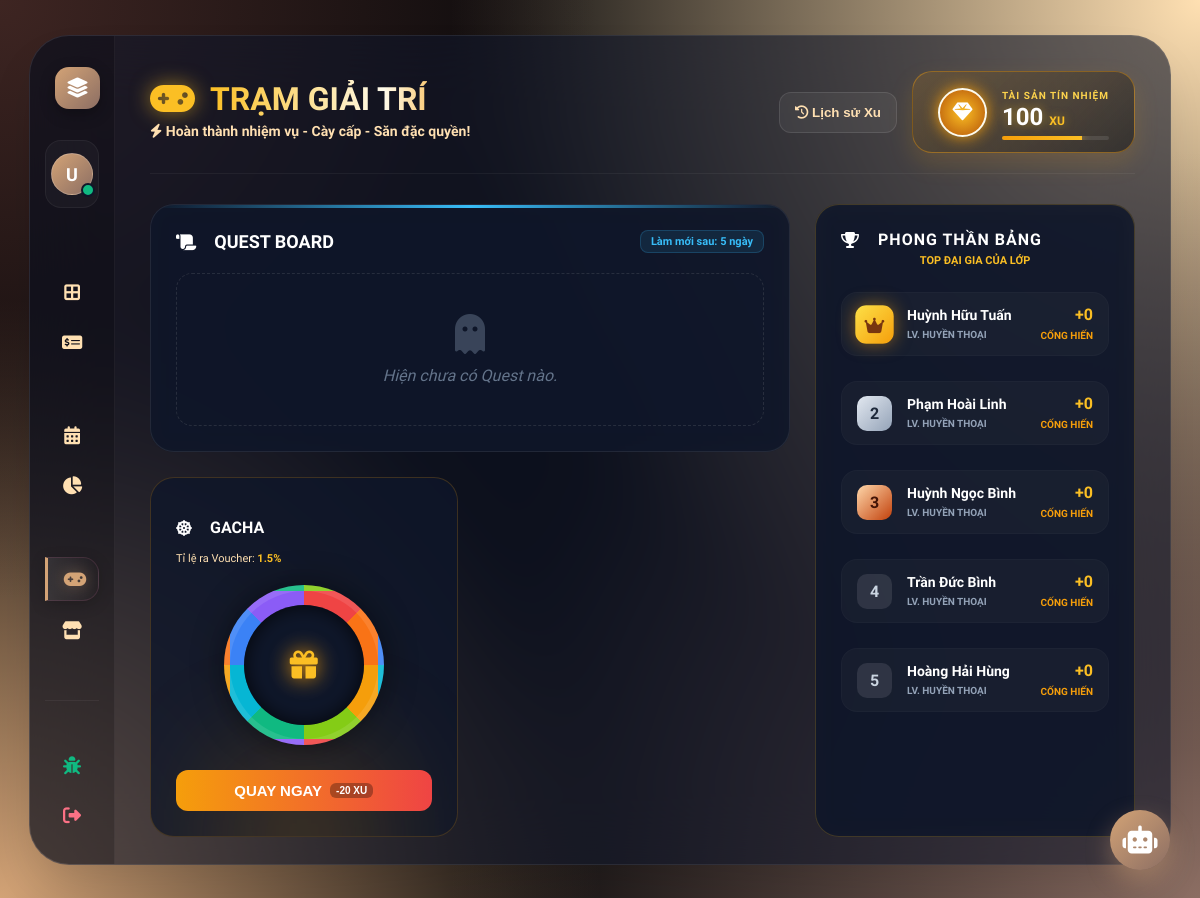
Before: /gamification/ (signed in) with the older database file.
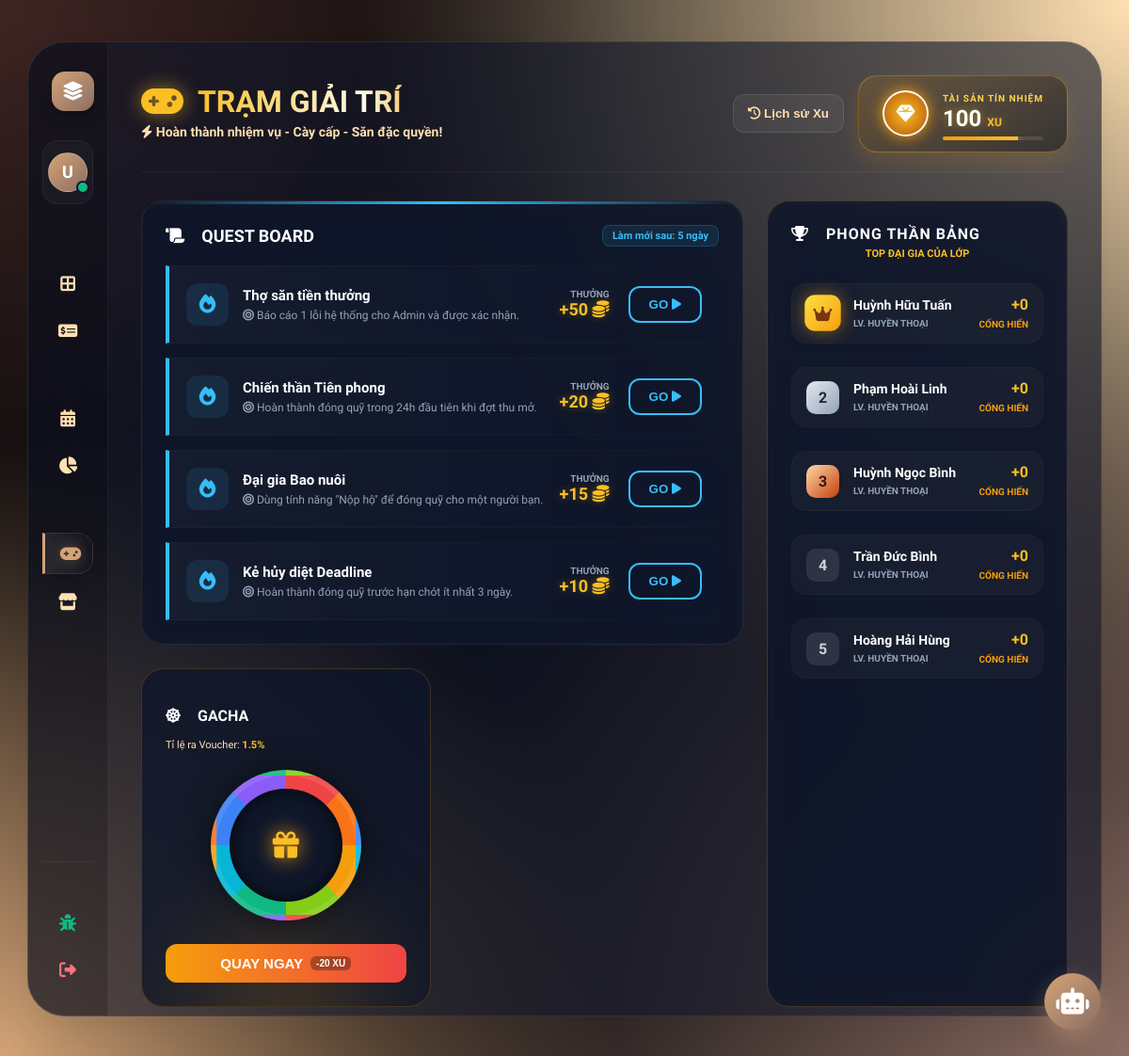
After: the same page with the newer database file.
### quanlyquy/models.py (models this page shows, shortened)
class BaseModel(models.Model):
    created_at = models.DateTimeField(auto_now_add=True, verbose_name="Ngày tạo")
    updated_at = models.DateTimeField(auto_now=True, verbose_name="Lần sửa cuối")
    created_by = models.CharField(max_length=50, null=True, blank=True, verbose_name="Người tạo (ID)")
    updated_by = models.CharField(max_length=50, null=True, blank=True, verbose_name="Người sửa (ID)")
    deleted_at = models.DateTimeField(null=True, blank=True, verbose_name="Ngày xóa mềm")
    objects = SoftDeleteManager()
    all_objects = models.Manager()
    class Meta:
        abstract = True

class ThanhVien(BaseModel):
    ho_ten = models.CharField(max_length=100, verbose_name="Họ tên")
    mssv = models.CharField(max_length=20, unique=True, verbose_name="MSSV")
    gender = models.CharField(max_length=10, choices=[('NAM', 'Nam'), ('NU', 'Nữ')], null=True, verbose_name="Giới tính")
    phone = models.CharField(max_length=15, null=True, blank=True, verbose_name="Số điện thoại")
    lop_hoc = models.ForeignKey(LopHoc, on_delete=models.SET_NULL, null=True, blank=True, verbose_name="Lớp học")
    email = models.EmailField(blank=True, null=True, verbose_name="Email")
    is_no_xau = models.BooleanField(default=False, verbose_name="Nợ xấu/Bảo lưu")
    user = models.OneToOneField(User, on_delete=models.SET_NULL, null=True, blank=True)
    vi_xu = models.IntegerField(default=0, verbose_name="Số dư Xu (Chi tiêu)")
    tong_xu_tich_luy = models.IntegerField(default=0, verbose_name="Tổng Xu từng kiếm (Đua TOP)")
    class Meta:
        verbose_name = "Thành Viên"
        verbose_name_plural = "Hồ Sơ Sinh Viên"

class NhiemVu(BaseModel):
    LOAI_NV = [
        ('AUTO_NOP_QUY', 'Tự động: Đóng quỹ'),
        ('AUTO_TUONG_TAC', 'Tự động: Tương tác web'),
        ('MANUAL_ADMIN', 'Thủ công: Admin duyệt')
    ]
    ten_nhiem_vu = models.CharField(max_length=255, verbose_name="Tên nhiệm vụ")
    mo_ta = models.TextField(verbose_name="Mô tả & Điều kiện")
    loai_nhiem_vu = models.CharField(max_length=20, choices=LOAI_NV, default='AUTO_NOP_QUY')
    phan_thuong_xu = models.IntegerField(default=10, verbose_name="Mức thưởng (Xu)")
    is_active = models.BooleanField(default=True, verbose_name="Đang mở")
    class Meta:
        verbose_name = "Nhiệm Vụ"
        verbose_name_plural = "1. Quản Lý Nhiệm Vụ"

### quanlyquy/views.py (the view)
# urls.py: path('gamification/', views.gamification_view, name='gamification'),
@login_required
def gamification_view(request):
    is_admin = is_thu_quy(request.user)
    user_role_name = "Thủ quỹ hệ thống" if is_admin else "Thành viên lớp"
    nhiem_vu_list = NhiemVu.objects.filter(is_active=True).order_by('-phan_thuong_xu')
    bieu_quyet_active = BieuQuyet.objects.filter(dang_mo=True)
    cua_hang_items = QuaTang.objects.filter(is_active=True)[:3]
    my_tv = ThanhVien.objects.filter(mssv=getattr(request.user, 'mssv', '')).first()
    if not my_tv:
        my_tv = ThanhVien.objects.filter(email=getattr(request.user, 'email', '')).first()
    vi_xu = getattr(my_tv, 'vi_xu', 0) if my_tv else getattr(request.user, 'credit_score', 0)
    top_dai_gia = ThanhVien.objects.all().order_by('-tong_xu_tich_luy')[:5]
    context = {
        'nhiem_vu_list': nhiem_vu_list,
        'bieu_quyet_active': bieu_quyet_active,
        'cua_hang_items': cua_hang_items,
        'top_dai_gia': top_dai_gia,
        'is_admin': is_admin,
        'user_role_name': user_role_name,
        'vi_xu': vi_xu,
        'has_vong_quay': True,
        'days_left': 5
    }
    return render(request, 'quanlyquy/gamification.html', context)

### quanlyquy/models.py (called while the page is built)
    def get_queryset(self):
        return super().get_queryset().filter(deleted_at__isnull=True)

### quanlyquy/views.py (called while the page is built)
def is_thu_quy(user):
    return user.is_active and (user.is_staff or user.is_superuser or getattr(user, 'role', '') == 'ADMIN')

### templates/quanlyquy/gamification.html (shortened to what the changed rows need)
{% load static %}
{% load socialaccount %}
<!DOCTYPE html>
<html lang="vi">
<head>
    <link rel="stylesheet" href="https://cdnjs.cloudflare.com/ajax/libs/font-awesome/6.4.0/css/all.min.css">
    <link rel="stylesheet" href="{% static 'quanlyquy/css/dashboard.css' %}">
    <link rel="stylesheet" href="{% static 'quanlyquy/css/gamification.css' %}">
</head>
<body class="theme-gamification">
    <div class="app-container">
        <div class="main-content" style="flex: 1; padding: 35px; overflow-y: auto; background: transparent; border-radius: 0 32px 32px 0;">
            <div class="header-section d-flex mb-4 animate-fade-in" style="justify-content: space-between; align-items: flex-end; border-bottom: 1px solid rgba(255,255,255,0.05); padding-bottom: 20px;">
                <div>
                    <h1 style="margin: 0; font-size: 32px; display: flex; align-items: center; gap: 15px;">
                        <i class="fa-solid fa-gamepad anim-float" style="color: #fbbf24; filter: drop-shadow(0 0 10px rgba(251,191,36,0.6)); font-size: 36px;"></i>
                        <span class="text-gaming-gold">TRẠM GIẢI TRÍ</span>
                    </h1>
                </div>
                <div style="display: flex; gap: 15px; align-items: center;">
                    <div class="hover-scale" style="background: linear-gradient(135deg, rgba(245, 158, 11, 0.15) 0%, rgba(0,0,0,0.4) 100%); border: 1px solid rgba(245, 158, 11, 0.4); padding: 12px 25px; border-radius: 20px; display: flex; align-items: center; gap: 15px; box-shadow: 0 10px 25px rgba(245, 158, 11, 0.15); backdrop-filter: blur(10px); cursor: pointer;">
                        <div>
                            <h2 style="margin: 0; color: white; font-size: 24px; font-weight: 900; text-shadow: 0 0 10px rgba(251,191,36,0.5);">
                                {{ request.user.credit_score|default:vi_xu|default:"0" }} <span style="font-size: 12px; color: #fbbf24;">XU</span>
                            </h2>
                        </div>
                    </div>
                </div>
            </div>
            <div class="game-grid" style="display: grid; grid-template-columns: 2fr 1fr; gap: 25px; margin-top: 30px;">
                <div style="display: flex; flex-direction: column; gap: 25px;">
                    <div class="game-card border-gaming" style="padding: 25px; background: rgba(15, 23, 42, 0.8); border-width: 1px; border-style: solid; border-radius: 24px; backdrop-filter: blur(10px); position: relative; overflow: hidden;">
                        <div style="display: flex; flex-direction: column; gap: 15px;">
                            {% for nv in nhiem_vu_list %}
                            <div class="hover-lift" style="display: flex; justify-content: space-between; align-items: center; padding: 18px; background: linear-gradient(90deg, rgba(255,255,255,0.03) 0%, rgba(255,255,255,0) 100%); border-left: 4px solid #38bdf8; border-radius: 0 16px 16px 0; border-top: 1px solid rgba(255,255,255,0.02); border-bottom: 1px solid rgba(255,255,255,0.02); transition: 0.3s;">
                                <div style="display: flex; align-items: center; gap: 15px;">
                                    <div style="width: 45px; height: 45px; background: rgba(56, 189, 248, 0.1); border-radius: 12px; display: flex; align-items: center; justify-content: center; color: #38bdf8; font-size: 20px;">
                                        <i class="fa-solid fa-fire"></i>
                                    </div>
                                    <div>
                                        <h4 style="color: white; font-size: 15px; margin: 0 0 5px 0; font-weight: 800;">{{ nv.ten_nhiem_vu }}</h4>
                                        <p style="color: #94a3b8; font-size: 12px; margin: 0;"><i class="fa-solid fa-bullseye me-1"></i> {{ nv.mo_ta|default:"Mục tiêu: Hoàn thành để cày Xu!" }}</p>
                                    </div>
                                </div>
                                <div style="display: flex; align-items: center; gap: 20px;">
                                    <div style="text-align: right;">
                                        <span style="color: #94a3b8; font-size: 10px; font-weight: 800; display: block; text-transform: uppercase;">Thưởng</span>
                                        <span style="color: #fbbf24; font-weight: 900; font-size: 18px; text-shadow: 0 0 10px rgba(251,191,36,0.3);">+{{ nv.phan_thuong_xu|default:"10" }} <i class="fa-solid fa-coins"></i></span>
                                    </div>
                                    <button onclick="showToast('Hệ thống tự động ghi nhận khi bạn hoàn thành!', 'success')" style="background: transparent; color: #38bdf8; border: 2px solid #38bdf8; padding: 10px 20px; border-radius: 12px; font-weight: 900; cursor: pointer; transition: 0.3s;" onmouseover="this.style.background='#38bdf8'; this.style.color='#0f172a'" onmouseout="this.style.background='transparent'; this.style.color='#38bdf8'">
                                        GO <i class="fa-solid fa-play ms-1"></i>
                                    </button>
                                </div>
                            </div>
                            {% empty %}
                                <div style="text-align: center; padding: 40px; color: #64748b; font-style: italic; border: 1px dashed rgba(255,255,255,0.1); border-radius: 16px;">
                                    <i class="fa-solid fa-ghost mb-3 anim-float" style="font-size: 40px; opacity: 0.5;"></i><br>
                                    Hiện chưa có Quest nào.<br>
                                </div>
                            {% endfor %}
                        </div>
                    </div>
                </div>
                <div style="display: flex; flex-direction: column; gap: 25px;">
                    <div class="game-card animate-fade-in" style="animation-delay: 0.3s; padding: 25px; background: rgba(15, 23, 42, 0.8); border: 1px solid rgba(251, 191, 36, 0.2); border-radius: 24px; flex: 1; backdrop-filter: blur(10px);">
                        <div style="display: flex; flex-direction: column; gap: 15px;">
                            {% for tv in top_dai_gia %}
                            <div class="rank-item hover-scale" style="display: flex; align-items: center; justify-content: space-between; background: rgba(255,255,255,0.03); padding: 12px 15px; border-radius: 16px; border: 1px solid rgba(255,255,255,0.02);">
                                <div style="display: flex; align-items: center; gap: 15px;">
                                    <div class="rank-badge rank-{{ forloop.counter }}" style="width: 35px; height: 35px; border-radius: 10px; display: flex; align-items: center; justify-content: center; font-size: 16px; font-weight: 900;
                                        {% if forloop.counter == 1 %}background: linear-gradient(135deg, #fde047, #f59e0b); color: #78350f; box-shadow: 0 0 15px rgba(245,158,11,0.5); transform: scale(1.1);
                                        {% elif forloop.counter == 2 %}background: linear-gradient(135deg, #e2e8f0, #94a3b8); color: #1e293b;
                                        {% elif forloop.counter == 3 %}background: linear-gradient(135deg, #fed7aa, #c2410c); color: #431407;
                                        {% else %}background: rgba(255,255,255,0.1); color: #cbd5e1;{% endif %}">
                                        {% if forloop.counter == 1 %}<i class="fa-solid fa-crown"></i>{% else %}{{ forloop.counter }}{% endif %}
                                    </div>
                                    <div>
                                        <span style="font-size: 14px; font-weight: 800; color: white; display: block;">{{ tv.ho_ten }}</span>
                                        <span style="color: #94a3b8; font-size: 10px; font-weight: 600; text-transform: uppercase;">Lv. Huyền Thoại</span>
                                    </div>
                                </div>
                                <div style="text-align: right;">
                                    <span style="font-weight: 900; font-size: 16px; color: #fbbf24; display: block;">+{{ tv.tong_xu_tich_luy|default:"0" }}</span>
                                    <span style="color: #f59e0b; font-size: 10px; font-weight: 800; text-transform: uppercase;">Cống Hiến</span>
                                </div>
                            </div>
                            {% empty %}
                            <div style="text-align: center; padding: 30px; color: var(--text-light); font-style: italic; font-size: 12px;">
                                <i class="fa-solid fa-ranking-star mb-3" style="font-size: 30px; opacity: 0.5;"></i><br>
                                Bảng phong thần đang chờ các anh tài xuất hiện!
                            </div>
                            {% endfor %}
                        </div>
                    </div>
                </div>
            </div>
        </div>
    </div>
</body>
</html>

Changed rows visible on the page:
added NhiemVu: ten_nhiem_vu "Thợ săn tiền thưởng", mo_ta "Báo cáo 1 lỗi hệ thống cho Admin và được xác nhận.", phan_thuong_xu "50"
added NhiemVu: ten_nhiem_vu "Chiến thần Tiên phong", mo_ta "Hoàn thành đóng quỹ trong 24h đầu tiên khi đợt thu mở.", phan_thuong_xu "20"
added NhiemVu: ten_nhiem_vu "Đại gia Bao nuôi", mo_ta "Dùng tính năng \"Nộp hộ\" để đóng quỹ cho một người bạn.", phan_thuong_xu "15"
added NhiemVu: ten_nhiem_vu "Kẻ hủy diệt Deadline", mo_ta "Hoàn thành đóng quỹ trước hạn chót ít nhất 3 ngày.", phan_thuong_xu "10"
Other visible differences:
text no longer shown: "Hiện chưa có Quest nào."
